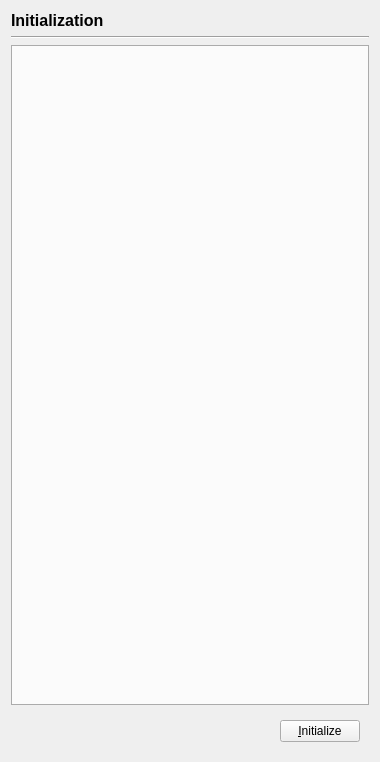
<?xml version="1.0" encoding="UTF-8"?>
<ui version="4.0">
 <class>InitializationPage</class>
 <widget class="QWidget" name="InitializationPage">
  <property name="geometry">
   <rect>
    <x>0</x>
    <y>0</y>
    <width>380</width>
    <height>762</height>
   </rect>
  </property>
  <property name="windowTitle">
   <string>Form</string>
  </property>
  <layout class="QVBoxLayout" name="verticalLayout_4">
   <item>
    <widget class="QLabel" name="label">
     <property name="font">
      <font>
       <pointsize>12</pointsize>
       <bold>true</bold>
      </font>
     </property>
     <property name="text">
      <string>Initialization</string>
     </property>
    </widget>
   </item>
   <item>
    <widget class="Line" name="line">
     <property name="orientation">
      <enum>Qt::Horizontal</enum>
     </property>
    </widget>
   </item>
   <item>
    <widget class="QTabWidget" name="tabWidget">
     <property name="tabPosition">
      <enum>QTabWidget::South</enum>
     </property>
    </widget>
   </item>
   <item>
    <widget class="QWidget" name="widget_5" native="true">
     <layout class="QHBoxLayout" name="horizontalLayout_3">
      <item>
       <spacer name="horizontalSpacer_2">
        <property name="orientation">
         <enum>Qt::Horizontal</enum>
        </property>
        <property name="sizeHint" stdset="0">
         <size>
          <width>260</width>
          <height>20</height>
         </size>
        </property>
       </spacer>
      </item>
      <item>
       <widget class="QPushButton" name="initialize">
        <property name="text">
         <string>&amp;Initialize</string>
        </property>
       </widget>
      </item>
     </layout>
    </widget>
   </item>
  </layout>
 </widget>
 <resources/>
 <connections/>
</ui>
